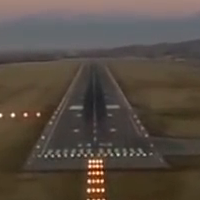
#> input picture Images/00101.png, 200 x 200 px
$ jupyter execute HOG_descriptor.ipynb
#> lines starting #> are read from the running program, lines starting #| are printed output that depends on the picture; long printed decimals are rounded
[cell 1]
import numpy as np
import matplotlib.pyplot as plt
import scipy.signal as sig
from functools import reduce
import warnings
import cv2
import pandas as pd
warnings.filterwarnings('ignore')

def getGrayScaledImage(path):
    img = cv2.imread(path)

    fig = plt.figure()
    ax1 = fig.add_subplot(121)
    ax1.imshow(img); ax1.set_xlabel("Original")

    img = np.array(cv2.cvtColor(img, cv2.COLOR_BGR2GRAY))

    ax2 = fig.add_subplot(122)
    ax2.imshow(img, cmap='gray'); ax2.set_xlabel("Grayscaled")

    return img

def operatorKernels(getGrayScaledImage):
    kernel_x = np.array([[-1, 0, 1],[-2, 0, 2],[-1, 0, 1]])
    kernel_y = np.array([[1, 2, 1], [0, 0, 0], [-1, -2, -1]])
    return (kernel_x, kernel_y)

def coordinatesDirection(img, kernel_x, kernel_y):
    G_x = sig.convolve2d(img, kernel_x, mode='same')
    G_y = sig.convolve2d(img, kernel_y, mode='same')
    return (G_x, G_y)

def plotImages(G_x, G_y):
    fig = plt.figure()
    ax1 = fig.add_subplot(121)
    ax2 = fig.add_subplot(122)
    ax1.imshow((G_x + 255) / 2, cmap='gray'); ax1.set_xlabel("Gx")
    ax2.imshow((G_y + 255) / 2, cmap='gray'); ax2.set_xlabel("Gy")
    plt.show()

[cell 2]
number_patches = 9 # 0..20..40..160
cell_size = 8
block_size = 2


def gradientMagnitude(loc_x, loc_y, G_x, G_y):
    x_cell_pos = G_x[loc_x:loc_x + cell_size, loc_y:loc_y + cell_size]
    y_cell_pos = G_y[loc_x:loc_x + cell_size, loc_y:loc_y + cell_size]
    gradient_magnitude = np.sqrt(np.power(x_cell_pos, 2) + np.power(y_cell_pos, 2))
    return gradient_magnitude

def gradientDirection(loc_x, loc_y, G_x, G_y):
    x_cell_pos = G_x[loc_x:loc_x + cell_size, loc_y:loc_y + cell_size]
    y_cell_pos = G_y[loc_x:loc_x + cell_size, loc_y:loc_y + cell_size]
    gradient_direction = np.abs(np.arctan(y_cell_pos / x_cell_pos) * (180/np.pi))
    return gradient_direction


def cellHistogramHOG(grdnt_direction, grdnt_magnitude):
    patches = np.linspace(0,180, number_patches + 1)
    hog_cell_hist = np.zeros(number_patches)
    cell_size = grdnt_direction.shape[0]
    for r_it in range(cell_size):
        for c_it in range(cell_size):
            tmp_direction = grdnt_direction[r_it, c_it]
            tmp_magnitude = grdnt_magnitude[r_it, c_it]
            mns = np.abs(tmp_direction - patches)
            if tmp_direction < patches[0]:
                first_patch_index = 0
                second_patch_index = patches.size - 1
            elif tmp_direction > patches[-1]:
                first_patch_index = patches.size - 1
                second_patch_index = 0
            else:
                first_patch_index = np.where(mns == np.min(mns))[0][0]
                tmp = patches[[(first_patch_index - 1)% patches.size, (first_patch_index + 1) % patches.size]]
                tmp2 = np.abs(tmp_direction - tmp)
                res = np.where(tmp2 == np.min(tmp2))[0][0]
                if res == 0 and first_patch_index != 0:
                    second_patch_index = first_patch_index - 1
                else:
                    second_patch_index = first_patch_index + 1
            first_patch_value = patches[first_patch_index]
            second_patch_value = patches[second_patch_index]
            hog_cell_hist[first_patch_index] = hog_cell_hist[first_patch_index] + (np.abs(tmp_direction - first_patch_value)/(180.0/patches.size)) * tmp_magnitude
            hog_cell_hist[second_patch_index] = hog_cell_hist[second_patch_index] + (np.abs(tmp_direction - second_patch_value)/(180.0/patches.size)) * tmp_magnitude
#     for degree in hog_cell_hist:
#         print (degree, sep = " ")

    for elem in list(enumerator(hog_cell_hist, 0, 20)):
        print(str(elem[0]) + "   degrees : " + str(elem[1]))
    return hog_cell_hist

def enumerator(xs, start, step = 20):
    for x in xs:
        yield(start, x)
        start += step


def plotGraphics(value):
    plt.bar(x = np.arange(9), height = value, align = "center", width = 0.8)
    plt.show()


def calculateHOG():
    g_image = getGrayScaledImage("./Images/00101.png");
#> in getGrayScaledImage, img is the input picture: shape (200, 200, 3); mean B, G, R 66.6, 75.6, 86
#> in getGrayScaledImage, `img = np.array(cv2.cvtColor(img, cv2.COLOR_BGR2GRAY))`:
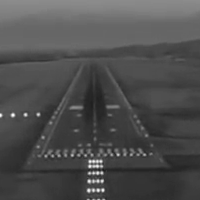
#> img: shape (200, 200); min 28, max 253, mean 77.7
    x, y = operatorKernels(g_image)
#> x = [[-1, 0, 1], [-2, 0, 2], [-1, 0, 1]]; y = [[1, 2, 1], [0, 0, 0], [-1, -2, -1]]
    g_x, g_y = coordinatesDirection(g_image, x , y)
#> in coordinatesDirection, `G_x = sig.convolve2d(img, kernel_x, mode='same')`:
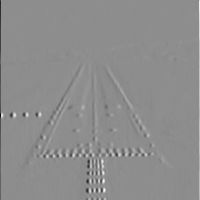
#> G_x: shape (200, 200) int64; min -778, max 625, mean 0.2; drawn with min black and max white
#> in coordinatesDirection, `G_y = sig.convolve2d(img, kernel_y, mode='same')`:
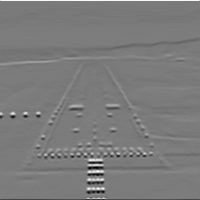
#> G_y: shape (200, 200) int64; min -553, max 582, mean -1.6; drawn with min black and max white
    plotImages(g_x, g_y)
#> in plotImages, `plt.show()`:
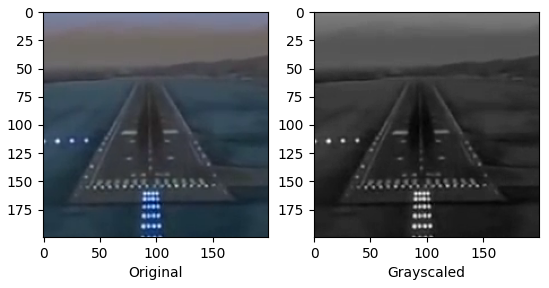
#> figure drawn by matplotlib, 2 panels; B, G, R data is drawn as R, G, B
#> in plotImages, `plt.show()`:
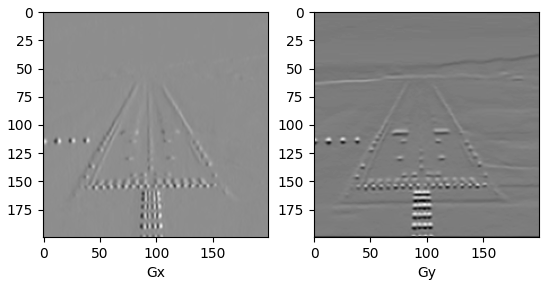
#> figure drawn by matplotlib, 2 panels
    magnitude = gradientMagnitude(50, 50, g_x, g_y)
    direction = gradientDirection(50, 50, g_x, g_y)
    value = cellHistogramHOG(direction, magnitude)
#> after the loop in cellHistogramHOG, `for r_it in range(cell_size):`: hog_cell_hist = [25.82, 41.24, 151.8, 456.9, 490.3, 688.5, 0, 0, 0]
#> the loop in cellHistogramHOG, `for elem in list(enumerator(hog_cell_hist, 0, 20)):` made 9 passes
#> elem on passes 1 to 9: (0, 25.82), (20, 41.24), (40, 151.8), (60, 456.9), (80, 490.3), (100, 688.5), (120, 0), (140, 0), (160, 0)
#| 0   degrees : 25.821
#| 20   degrees : 41.242
#| 40   degrees : 151.765
#| 60   degrees : 456.926
#| 80   degrees : 490.312
#| 100   degrees : 688.476
#| 120   degrees : 0.0
#| 140   degrees : 0.0
#> (further printed lines are left out)
#> value has the same summary as hog_cell_hist in cellHistogramHOG
    plotGraphics(value)
#> in plotGraphics, `plt.show()`:
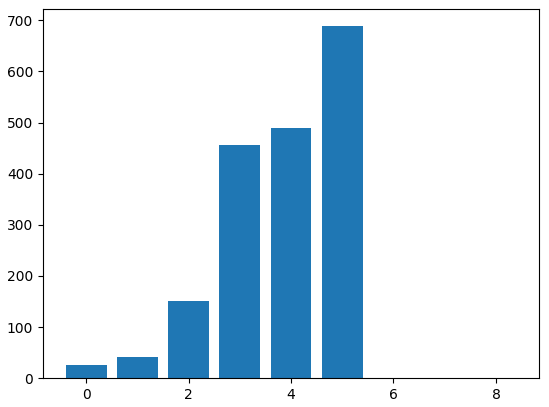
#> figure drawn by matplotlib, 1 panel; tallest bar 688.5 high, from x = 4.6 to 5.4

calculateHOG()

$ run again, with Images/00001.png copied over Images/00101.png
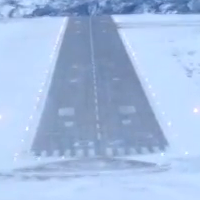
#> input picture Images/00001.png, 200 x 200 px
#> in getGrayScaledImage, img is the input picture: shape (200, 200, 3); mean B, G, R 226, 189.9, 165.2
#> in getGrayScaledImage, `img = np.array(cv2.cvtColor(img, cv2.COLOR_BGR2GRAY))`:
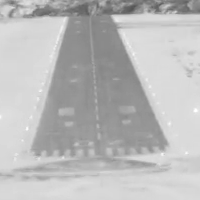
#> img: shape (200, 200); min 84, max 255, mean 186.7
#> x = [[-1, 0, 1], [-2, 0, 2], [-1, 0, 1]]; y = [[1, 2, 1], [0, 0, 0], [-1, -2, -1]]
#> after the loop in cellHistogramHOG, `for r_it in range(cell_size):`: hog_cell_hist = [1289.8, 1159.4, 624.1, 226, 77.9, 54.93, 0, 0, 0]
#> the loop in cellHistogramHOG, `for elem in list(enumerator(hog_cell_hist, 0, 20)):` made 9 passes
#> elem on passes 1 to 8: (0, 1289.8), (20, 1159.4), (40, 624.1), (60, 226), (80, 77.9), (100, 54.93), (120, 0), (140, 0)
#> (printed output is left out)
#> in plotGraphics, `plt.show()`:
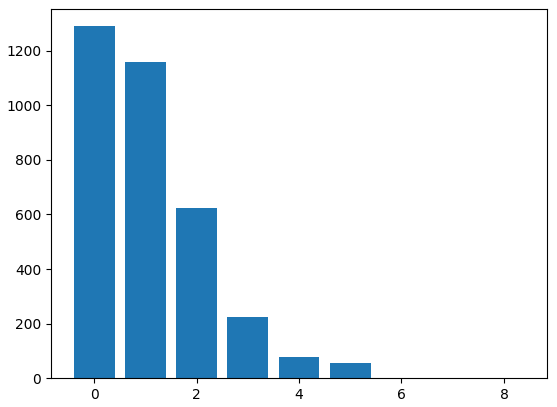
#> figure drawn by matplotlib, 1 panel; tallest bar 1289.8 high, from x = -0.4 to 0.4

$ run again, with Images/00104.png copied over Images/00101.png
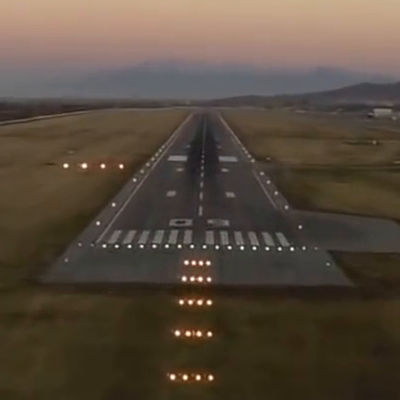
#> input picture Images/00104.png, 400 x 400 px
#> in getGrayScaledImage, img is the input picture: shape (400, 400, 3); mean B, G, R 60.7, 74.1, 86.9
#> in getGrayScaledImage, `img = np.array(cv2.cvtColor(img, cv2.COLOR_BGR2GRAY))`:
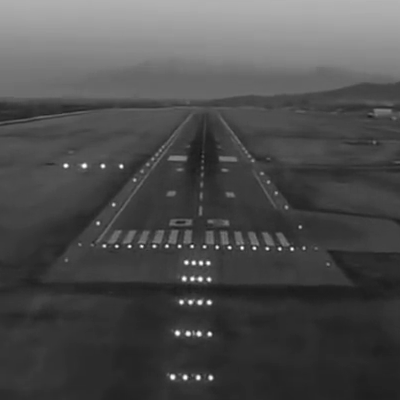
#> img: shape (400, 400); min 19, max 255, mean 76.4
#> x = [[-1, 0, 1], [-2, 0, 2], [-1, 0, 1]]; y = [[1, 2, 1], [0, 0, 0], [-1, -2, -1]]
#> after the loop in cellHistogramHOG, `for r_it in range(cell_size):`: hog_cell_hist = [0, 0, 0, 0, 337.8, 337.8, 0, 0, 0]
#> the loop in cellHistogramHOG, `for elem in list(enumerator(hog_cell_hist, 0, 20)):` made 9 passes
#> elem on passes 1 to 8: (0, 0), (20, 0), (40, 0), (60, 0), (80, 337.8), (100, 337.8), (120, 0), (140, 0)
#> (printed output is left out)
#> in plotGraphics, `plt.show()`:
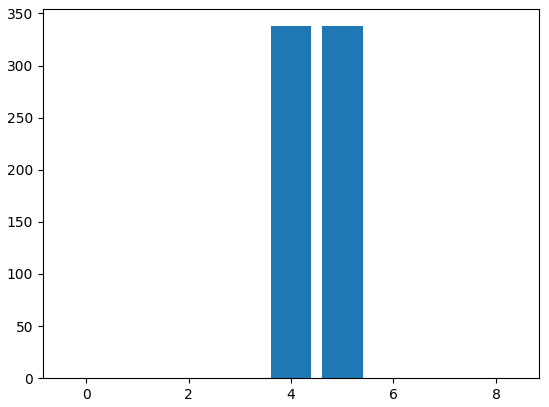
#> figure drawn by matplotlib, 1 panel
